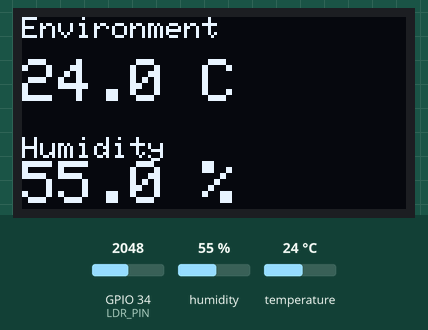
Bench run of a program on a simulated ESP32. On the bench: 128×64 one-colour display. The inputs (shaded band) are chosen by the test bench; at power-on: humidity 55 %, GPIO 34 (LDR_PIN) = 2048, temperature 24 °C. What the program prints to the serial monitor is not drawn.

Above: at 1.7 s.
1.8 s: humidity set to 22 %
At 7.5 s:
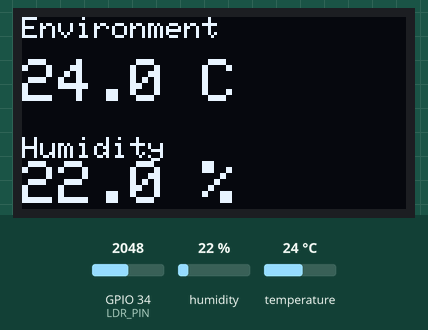
14.2 s: GPIO 34 (LDR_PIN) set to 2866
At 16.8 s:
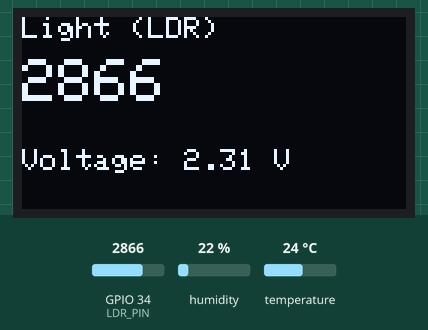
21.0 s: temperature set to 12 °C
At 25.8 s:
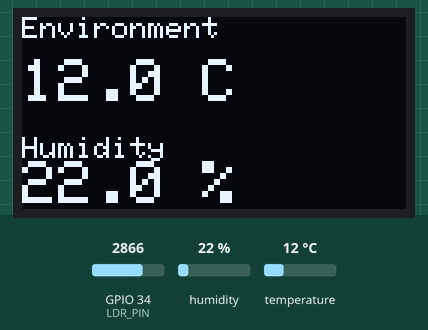
29.4 s: GPIO 34 (LDR_PIN) set to 3603
At 35.2 s:
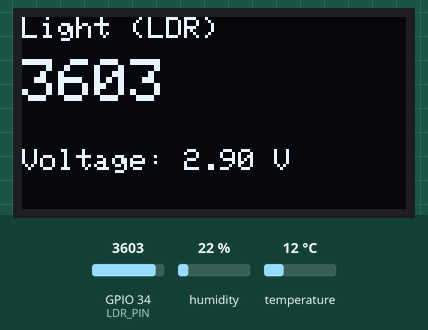
38.5 s: humidity set to 40 %
At 44.2 s:
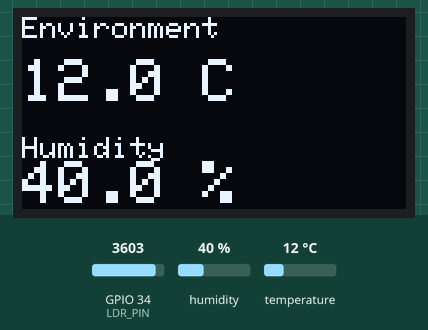
47.6 s: GPIO 34 (LDR_PIN) set to 4095
At 53.6 s:
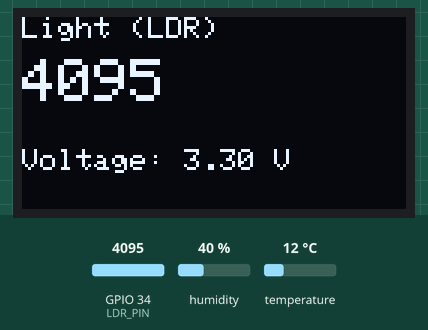
Timing chart, 0 to 55.1 s (numbered marks = the images above; inputs shaded):
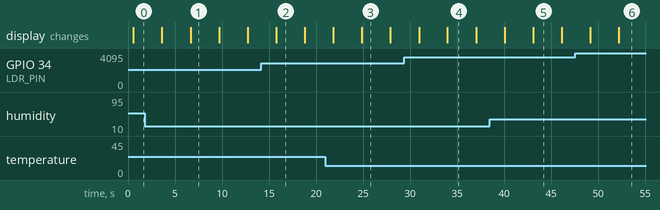

The program:

main.cpp
```cpp
#include <Arduino.h>
#include <Wire.h>
#include <Adafruit_GFX.h>
#include <Adafruit_SSD1306.h>
#include <DHT.h>

// --- Pin configuration ---
#define LDR_PIN 34        // ADC pin for LDR (ESP32)
#define DHTPIN 14         // DHT22 data pin
#define DHTTYPE DHT11     // DHT22 sensor type

#define SDA_PIN 21        // I2C SDA
#define SCL_PIN 22        // I2C SCL

// --- OLED setup ---
#define SCREEN_WIDTH 128
#define SCREEN_HEIGHT 64
Adafruit_SSD1306 display(SCREEN_WIDTH, SCREEN_HEIGHT, &Wire, -1);

// --- DHT sensor setup ---
DHT dht(DHTPIN, DHTTYPE);

// --- Timing (ms) ---
const unsigned long SHOW_DHT_MS = 3000; // show temp/humidity duration
const unsigned long SHOW_LDR_MS = 3000; // show LDR duration

void setup() {
  Serial.begin(115200);
  Serial.println();
  Serial.println("ESP32: DHT22 + LDR -> OLED");

  // Initialize I2C on custom pins
  Wire.begin(SDA_PIN, SCL_PIN);

  // Initialize OLED
  if (!display.begin(SSD1306_SWITCHCAPVCC, 0x3C)) {
    Serial.println("SSD1306 allocation failed");
    for (;;); // stop here
  }
  display.clearDisplay();
  display.setTextColor(SSD1306_WHITE);

  // Initialize DHT sensor
  dht.begin();

  delay(500);
}

void showDHTScreen(float temperature, float humidity) {
  display.clearDisplay();

  display.setTextSize(1);
  display.setCursor(0, 0);
  display.println("Environment");

  display.setCursor(0, 14);
  display.setTextSize(2);
  // Print temperature with one decimal
  display.print(temperature, 1);
  display.print(" C");

  display.setTextSize(1);
  display.setCursor(0, 40);
  display.println("Humidity");

  display.setTextSize(2);
  display.setCursor(0, 48);
  display.print(humidity, 1);
  display.print(" %");

  display.display();
}

void showLDRScreen(int adcValue, float voltage) {
  display.clearDisplay();

  display.setTextSize(1);
  display.setCursor(0, 0);
  display.println("Light (LDR)");

  display.setCursor(0, 14);
  display.setTextSize(2);
  display.print(adcValue);

  display.setTextSize(1);
  display.setCursor(0, 44);
  display.print("Voltage: ");
  display.print(voltage, 2);
  display.print(" V");

  display.display();
}

void loop() {
  // ----- Read DHT -----
  float temperature = dht.readTemperature(); // Celsius
  float humidity = dht.readHumidity();

  if (isnan(temperature) || isnan(humidity)) {
    Serial.println("Error reading DHT22 sensor!");
    // Show error briefly on OLED
    display.clearDisplay();
    display.setTextSize(1);
    display.setCursor(0, 20);
    display.println("DHT read error!");
    display.display();
    delay(SHOW_DHT_MS);
  } else {
    // Serial output
    Serial.print("Temperature: ");
    Serial.print(temperature, 1);
    Serial.print(" °C  |  Humidity: ");
    Serial.print(humidity, 1);
    Serial.println(" %");

    // OLED output
    showDHTScreen(temperature, humidity);
    delay(SHOW_DHT_MS);
  }

  // ----- Read LDR -----
  int adcValue = analogRead(LDR_PIN); // ESP32: 0 - 4095 (default 12-bit)
  // convert to voltage (assuming 3.3V ADC reference)
  float voltage = (adcValue / 4095.0) * 3.3;

  Serial.printf("LDR ADC: %d  |  Voltage: %.2f V\n", adcValue, voltage);

  // OLED output for LDR
  showLDRScreen(adcValue, voltage);
  delay(SHOW_LDR_MS);
}
```

Measured:
- after the input at 1.8 s, the display: first differs from a run without the input after 4.9 s (image 1)
- after the input at 14.2 s, the display: changes after 1.6 s (image 2)
- after the input at 21.0 s, the display: first differs from a run without the input after 3.9 s (image 3)
- after the input at 29.4 s, the display: first differs from a run without the input after 4.6 s (image 4)
- after the input at 38.5 s, the display: first differs from a run without the input after 4.6 s (image 5)
- after the input at 47.6 s, the display: first differs from a run without the input after 4.6 s (image 6)
- what the display in image 1 shows lasts 3.0 s, from 6.7 s to 9.7 s
